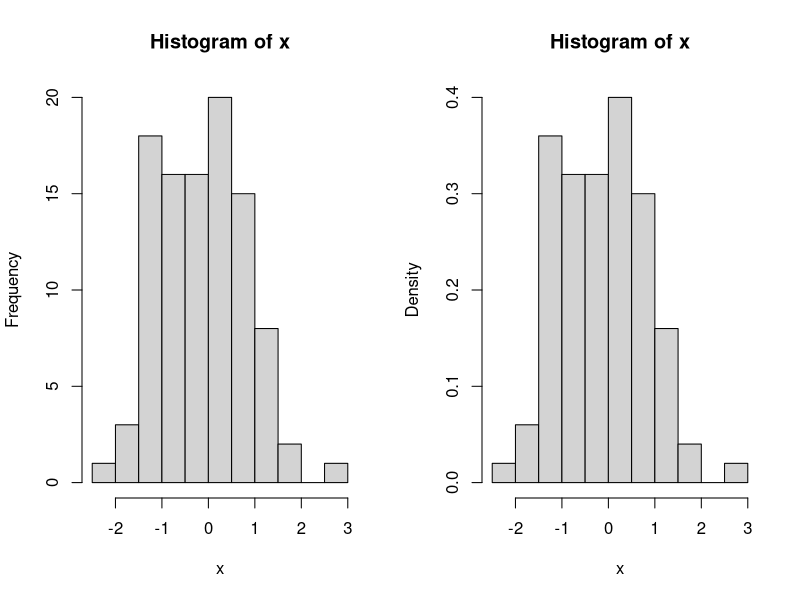
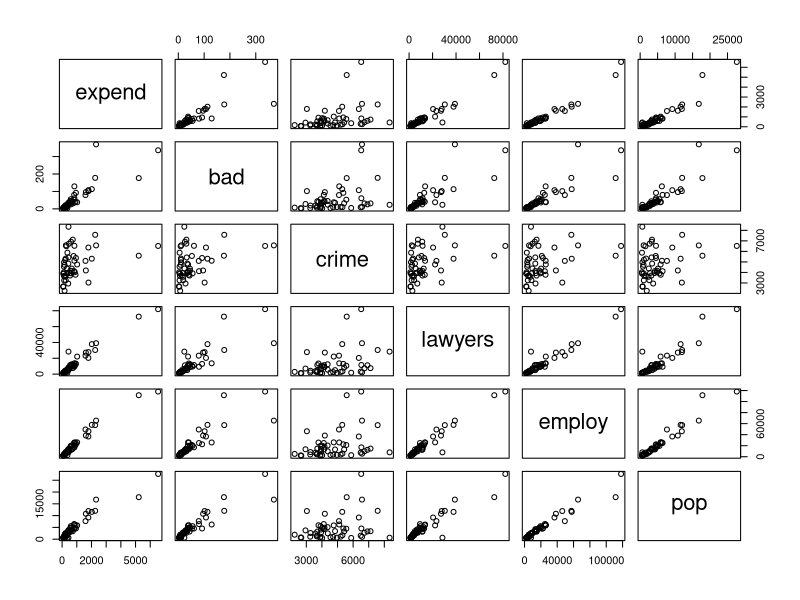
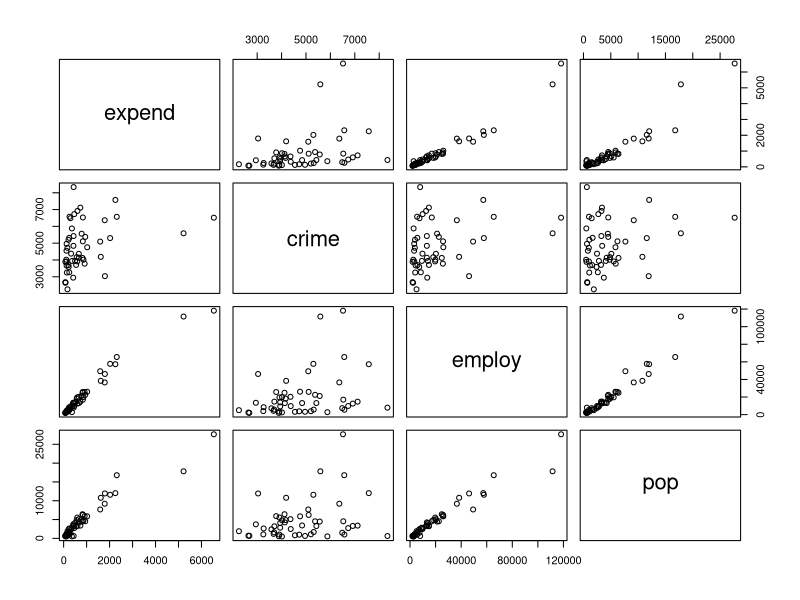
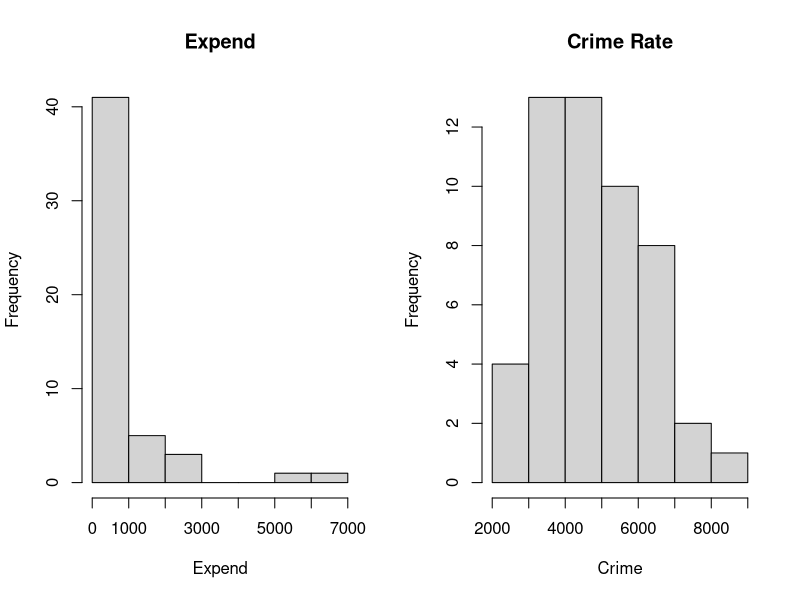
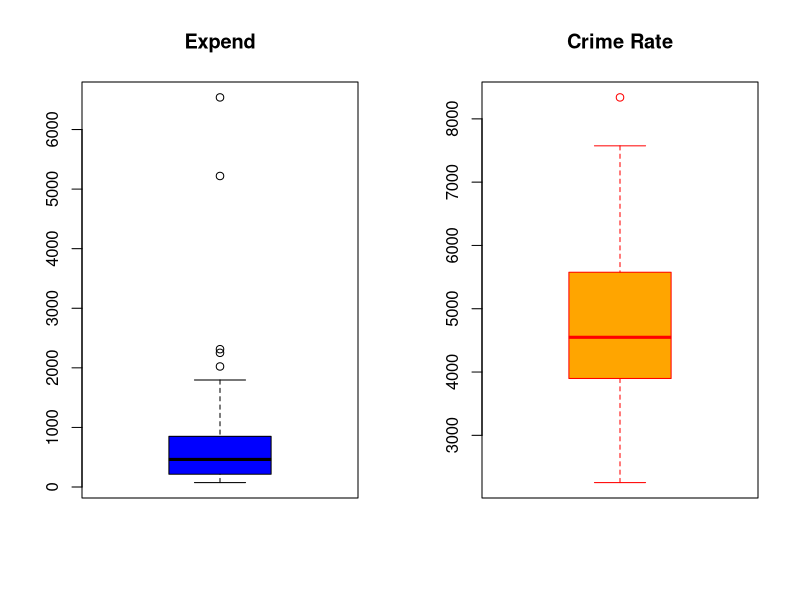
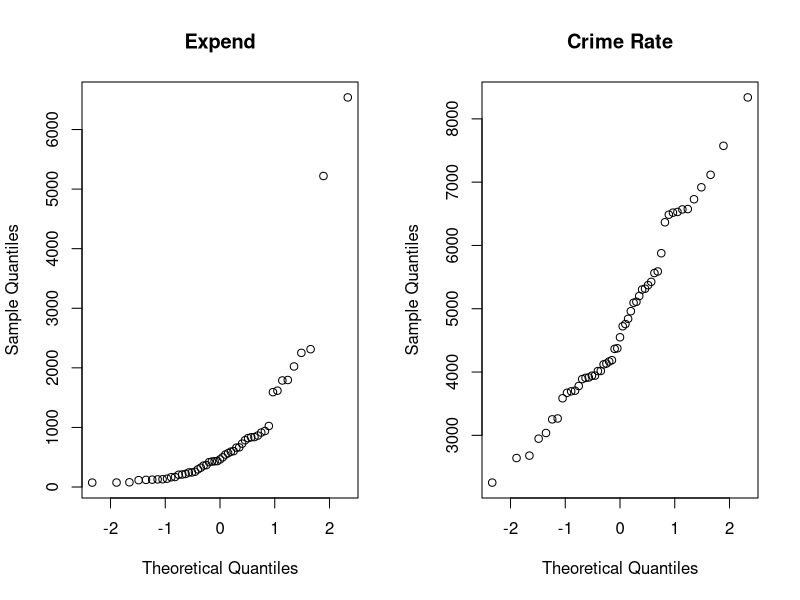

Write R code to recreate these figures, in order.
# Histogram

x = rnorm(100) ; x
par(mfrow=c(1,2)) # two plots next to each other
hist(x) # frequencies on y-axis
hist(x, probability = TRUE) # probabilities on y-axis

# The histogram of a sample varies around p. 
# The smaller the sample, the bigger this variation.

# -------------------------------------------------------------------
# Crime Data in USA 

data = read.table("datas/expensescrime(1).txt", header = TRUE)
head(data)

summary(data)
str(data)

# The correlation between all pairs of variables, excluding the first column
round(cor(data[,-1]),3)

# A matrix of scatterplot
pairs(data[,-1])

pairs(data[c(2,4,6,7)]) # selects columns 2,4,6,7 of data

# histograms
par(mfrow=c(1,2))
hist(data$expend,main = "Expend", xlab = "Expend")
hist(data$crime, main = "Crime Rate", xlab = "Crime")

# boxplots
boxplot(data$expend, main="Expend", col = "blue",border = "black")
boxplot(data$crime, main="Crime Rate", col = "orange",border = "red")

qqnorm(data$expend, main = "Expend")
qqnorm(data$crime,main="Crime Rate")
